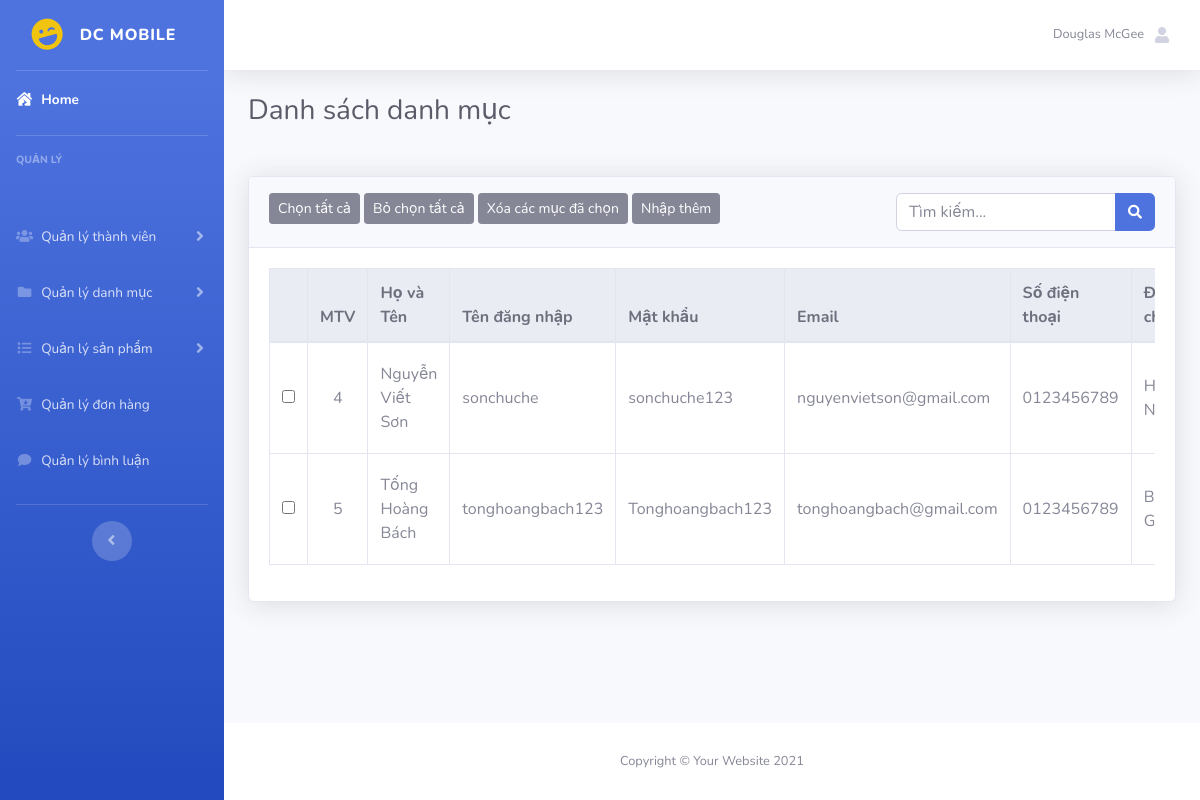
/admin/index.php?act=listtv, run on an earlier commit of the app's database.
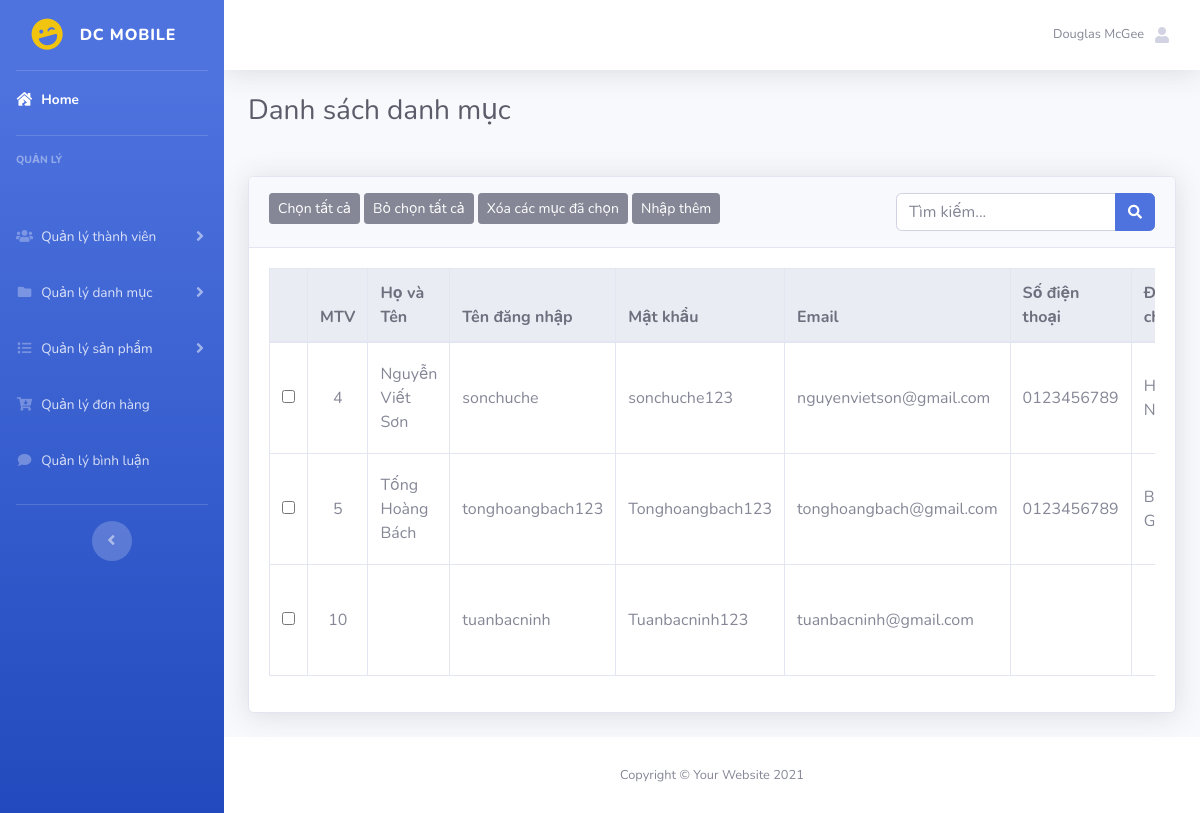
And on a later commit of the database.
### tables this page shows
CREATE TABLE `taikhoan` (
  `id` int(5) NOT NULL,
  `hovaten` varchar(50) DEFAULT NULL,
  `tendangnhap` varchar(50) NOT NULL,
  `matkhau` varchar(50) NOT NULL,
  `email` varchar(255) NOT NULL,
  `sodienthoai` varchar(20) DEFAULT NULL,
  `diachi` varchar(255) DEFAULT NULL,
  `role` tinyint(5) NOT NULL DEFAULT 0
);

### model/pdo.php (called while the page is built, shortened)
<?php
function pdo_get_connection(){
    $servername = "localhost";
    $username = "root";
    $password = "";
    try {
        $conn = new PDO("mysql:host=$servername;dbname=du_an_1", $username, $password);
        $conn->setAttribute(PDO::ATTR_ERRMODE, PDO::ERRMODE_EXCEPTION);
        return $conn;
    } catch(PDOException $e) {
        echo "Connection failed: " . $e->getMessage();
    }
}
function pdo_query($sql){
    $sql_args=array_slice(func_get_args(),1);
    try{
        $conn=pdo_get_connection();
        $stmt=$conn->prepare($sql);
        $stmt->execute($sql_args);
        $rows=$stmt->fetchAll();
        return $rows;
    }
    catch(PDOException $e){
        throw $e;
    }
    finally{
        unset($conn);
    }
}
?>

### model/taikhoan.php (called while the page is built, shortened)
<?php
function load_all_tk($vaitro,$kyw){
    $query="SELECT * FROM taikhoan WHERE 1";
    if($vaitro==1){
        $query .=" AND role=".$vaitro;
    }else if($vaitro==0){
        $query .=" AND role=".$vaitro;
    }
    $query .=" ORDER BY id asc";
    return pdo_query($query);
}
?>

### admin/taikhoan/listtv.php (the view, shortened to what this page needs)
 <div class="container-fluid">
    <h1 class="h3 mb-2 text-gray-800 mb-5">Danh sách danh mục</h1>
    <div class="card shadow mb-4">
        <div class="card-header py-3">
            <button class="btn btn-secondary btn-sm">Chọn tất cả</button>
            <button class="btn btn-secondary btn-sm">Bỏ chọn tất cả</button>
            <button class="btn btn-secondary btn-sm">Xóa các mục đã chọn</button>
            <a href="?act=addtk"><button class="btn btn-secondary btn-sm">Nhập thêm</button></a>
            <form action="?act=listtv" method="post" class="float-right">
                <div class="input-group">
                    <input type="text" class="form-control" name="kyw" placeholder="Tìm kiếm...">
                    <div class="input-group-append">
                        <button class="btn btn-primary" type="submit" name="search">
                            <i class="fas fa-search fa-sm"></i>
                        </button>
                    </div>
                </div>
            </form>
        </div>
        <div class="card-body">
            <div class="table-responsive">
                <table class="table table-bordered" width="100%" cellspacing="0">
                    <thead class="thead-light">
                        <tr>
                            <th></th>
                            <th>MTV</th>
                            <th>Họ và Tên</th>
                            <th>Tên đăng nhập</th>
                            <th>Mật khẩu</th>
                            <th>Email</th>
                            <th>Số điện thoại</th>
                            <th>Địa chỉ</th>
                        </tr>
                    </thead>
                    <tbody>
                    <?php
                        foreach ($listtk as $tk) {
                            extract($tk);
                            if($role==1){
                                $role="Quản trị viên";
                            }else{
                                $role="Thành viên";
                            }
                            echo '<tr>
                                    <td class="align-middle text-center"><input type="checkbox" name="select" id=""></td>
                                    <td class="align-middle text-center">'.$id.'</td>
                                    <td class="col-2 align-middle">'.$hovaten.'</td>
                                    <td class="col-1 align-middle">'.$tendangnhap.'</td>
                                    <td  class="col-1 align-middle">'.$matkhau.'</td>
                                    <td  class="col-1 align-middle">'.$email.'</td>
                                    <td class="col-1 align-middle">'.$sodienthoai.'</td>
                                    <td class="col-2 align-middle">'.$diachi.'</td>
                                    <td>'.$role.'</td>
                                    <td class="col-2 align-middle text-center"><a href="?act=updatetk&id='.$id.'"><button class="btn btn-secondary btn-sm">Sửa</button></a> |
                                        <a href="?act=xoatk&id='.$id.'"><button class="btn btn-secondary btn-sm">Xóa</button></a></td>
                                </tr>';
                        }
                        ?>
                    </tbody>
                </table>
            </div>
        </div>
    </div>
</div>

What changed in the data, as far as the page shows it:
added taikhoan: id "10", tendangnhap "tuanbacninh", matkhau "Tuanbacninh123", email "tuanbacninh@gmail.com"
